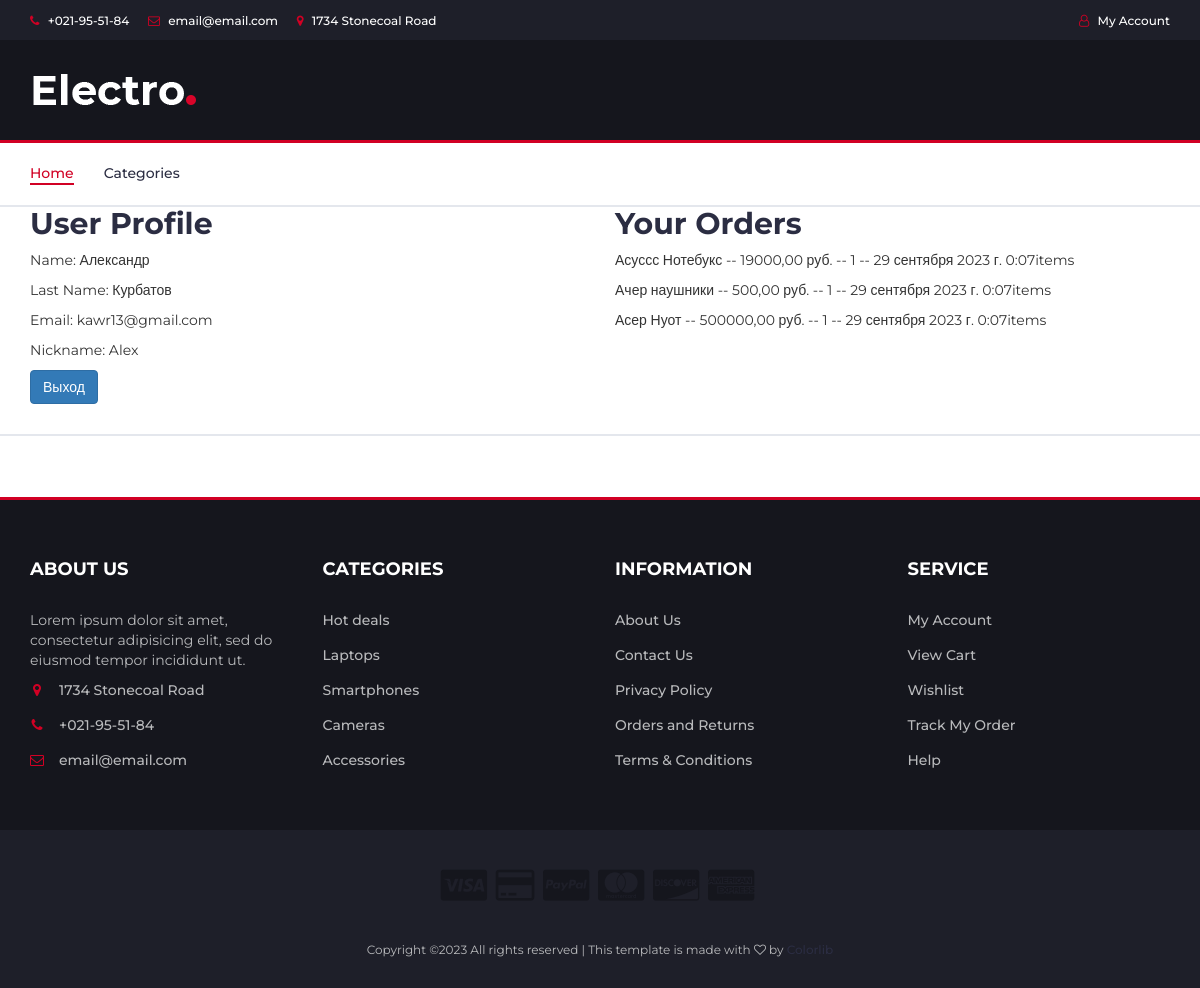
The page /users/profile/ (signed in) on the database as committed earlier.
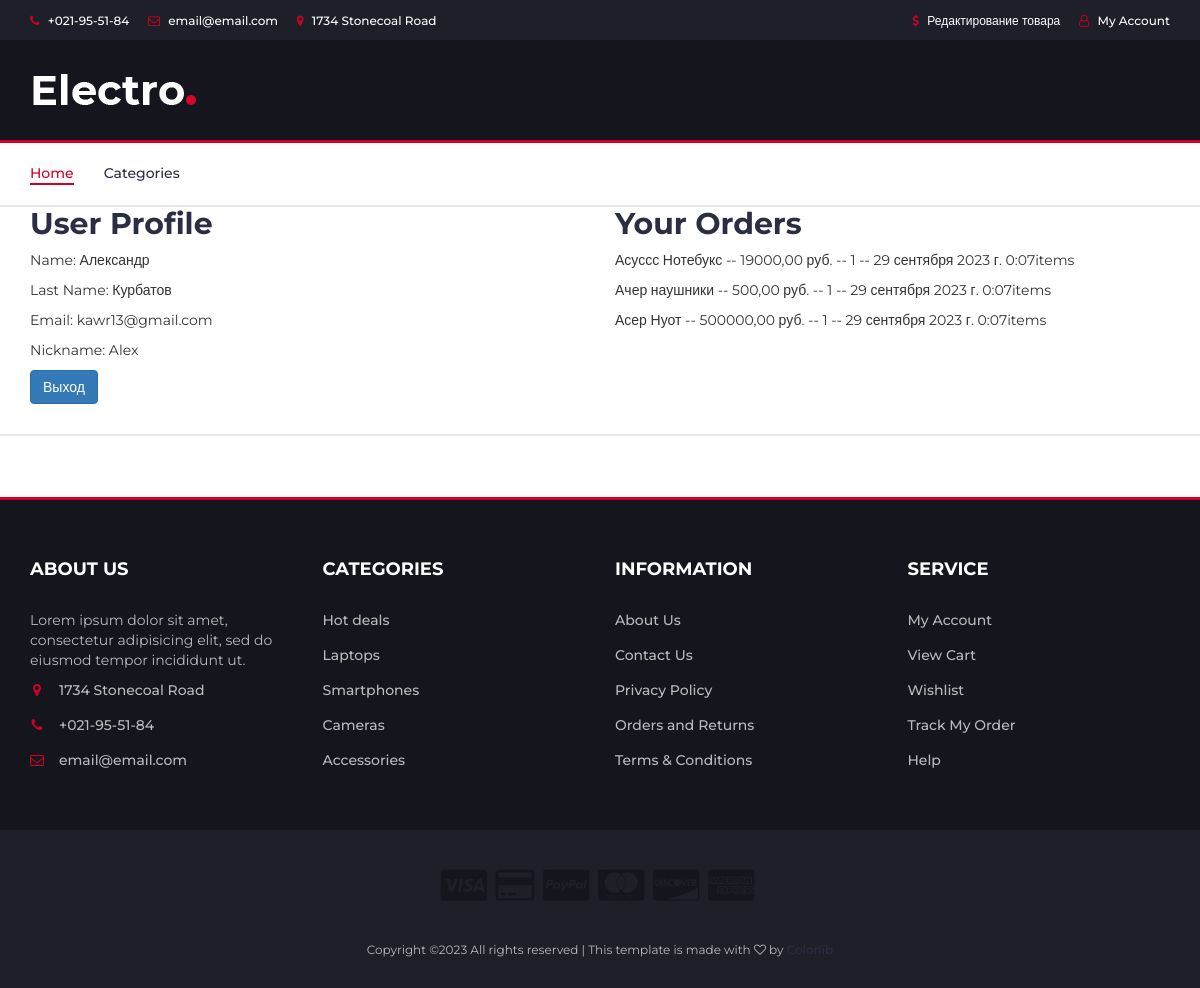
The same page on the database as committed later.
### users/views.py (the view)
# urls.py: path('profile/', profile, name='profile'),
def profile(request):
    if not request.user.is_authenticated:
        return HttpResponseRedirect(reverse('users:login'))
    context = {
        'title': 'Профиль',
        'orders': Orders.objects.filter(user=request.user),
    }
    return render(request, 'users/profile.html', context=context)

### products/models.py (called while the page is built)
    def sum(self):
        return self.quantity * self.products.price

### users/templates/users/profile.html
{% extends 'products/base.html' %}
{% block content %}
<div class="container">
  <div class="row">
    <div class="col-md-6">
      <h2>User Profile</h2>
      <p>Name: {{ user.first_name }}</p>
      <p>Last Name: {{ user.last_name }}</p>
      <p>Email: {{ user.email }}</p>
      <p>Nickname: {{ user.username }}</p>
      <a href="{% url 'users:logout' %}" class="btn btn-primary">Выход</a>
    </div>
    <div class="col-md-6">
      <h2>Your Orders</h2>
      <ul>
        {% for order in orders %}
          <li>
              <p>{{ order.products.name }} -- {{ order.sum }} руб. -- {{ order.quantity }} -- {{ order.create_at }}items</p>
          </li>
        {% endfor %}
      </ul>
    </div>
  </div>
</div>
{% endblock %}

Rows that differ between the two databases and show on the page:
changed Users "Александр": is_staff False → True (drawn)
Other text that changed with them:
text now shown: "Редактирование товара"
